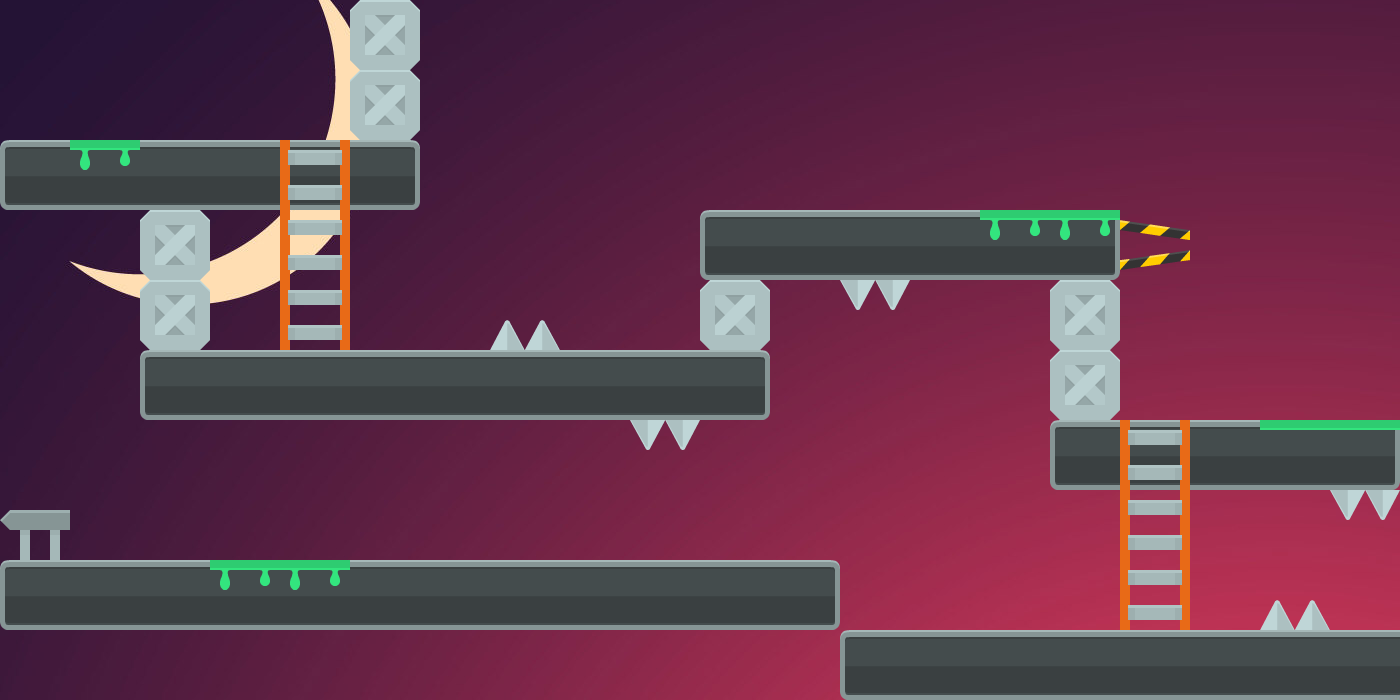

The image is a tile-based game level rendered from a .tmx file. Its description and source (layers, tilesets, objects; grid data summarised) follow:
An orthogonal 20x10 tile map with 70x70 px tiles, 3 tile layers (Background, Platform, Desen Katmanı 3), 2 tilesets and 15 objects (3x enemy, player, end).

<map version="1.8" tiledversion="1.8.4" orientation="orthogonal" renderorder="right-down" width="20" height="10" tilewidth="70" tileheight="70" infinite="0" nextlayerid="11" nextobjectid="34">
 <tileset firstgid="1" source="PlatformTiles.tsx" />
 <tileset firstgid="113" source="Background.tsx" />
 <objectgroup id="5" name="objects">
  <object id="16" name="player" x="70" y="70" width="70" height="70" />
  <object id="19" name="enemy" x="1260" y="350" width="70" height="70" />
  <object id="21" name="enemy" x="910" y="140" width="70" height="70" />
  <object id="22" name="enemy" x="490" y="490" width="70" height="70" />
  <object id="23" x="0" y="140">
   <polygon points="0,0 280,0 280,70 0,70" />
  </object>
  <object id="24" x="350" y="140">
   <polygon points="0,0 0,70 70,70 70,-140 0,-140" />
  </object>
  <object id="25" x="140" y="210">
   <polygon points="0,0 0,140 70,140 70,0" />
  </object>
  <object id="26" x="140" y="350">
   <polygon points="0,0 0,70 630,70 630,0" />
  </object>
  <object id="27" x="700" y="350">
   <polygon points="0,0 0,-140 70,-140 70,0" />
  </object>
  <object id="28" x="770" y="210">
   <polygon points="0,0 350,0 350,70 0,70" />
  </object>
  <object id="29" x="0" y="560">
   <polygon points="0,0 840,0 840,70 0,70" />
  </object>
  <object id="30" x="1050" y="280">
   <polygon points="0,0 0,210 70,210 70,0" />
  </object>
  <object id="31" x="1190" y="420">
   <polygon points="0,0 210,0 210,70 0,70" />
  </object>
  <object id="32" x="840" y="630">
   <polygon points="0,0 560,0 560,70 0,70" />
  </object>
  <object id="33" name="end" x="0" y="490" width="70" height="70" />
 </objectgroup>
 <layer id="10" name="Background" width="20" height="10">
  <data>[200 cells, 200 non-empty, 200 distinct tile ids]</data>
 </layer>
 <layer id="2" name="Platform" width="20" height="10">
  <data>[200 cells, 54 non-empty, 5 distinct tile ids]</data>
 </layer>
 <layer id="3" name="Desen Katmanı 3" width="20" height="10">
  <data>[200 cells, 19 non-empty, 6 distinct tile ids]</data>
 </layer>
</map>
